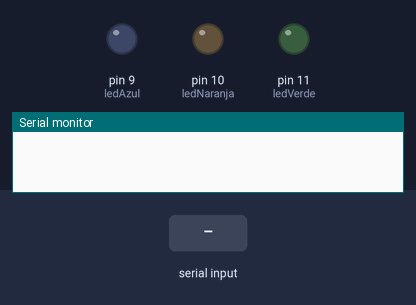
Bench run of a sketch on a simulated Arduino Uno, built with avr-gcc and run on an emulated ATmega328P. Parts: output pins drawn as LEDs (lit = HIGH), the last lines printed to the serial monitor. Dashed ring = blinking. The test bench sets the inputs (shaded band).

Above: at 1.2 s.
1.3 s: "BLINK\n" received over Serial
At 1.45 s:
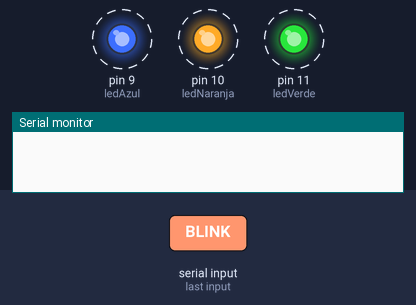
4.3 s: "AZUL_ON\n" received over Serial
At 5.5 s:
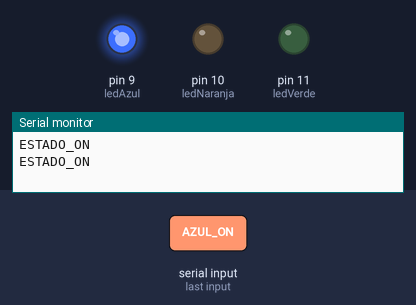
5.8 s: "NARANJA_ON\n" received over Serial
At 6.8 s:
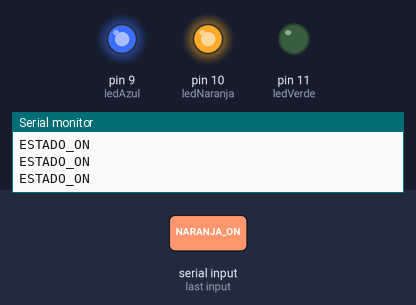
7.3 s: "AZUL_OFF\n" received over Serial
At 7.9 s:
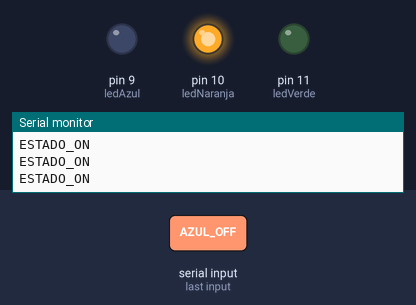
8.8 s: "PWM_90\n" received over Serial
At 10.0 s:
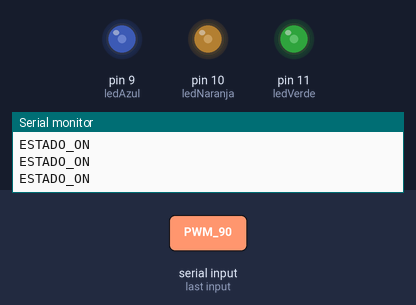
10.3 s: "ON_ALL\n" received over Serial
At 11.3 s:
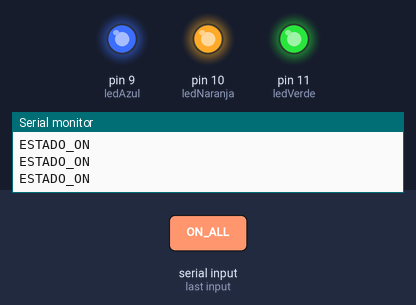
Timing chart, 0 to 12.8 s (numbered marks = the images above; inputs shaded):
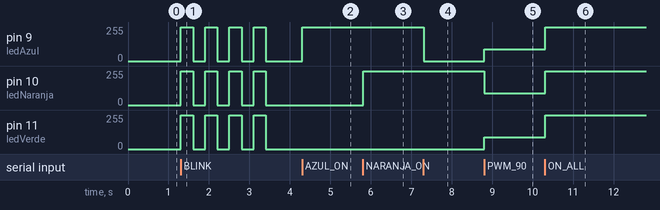

The sketch:

control_led.ino
```cpp
/*
  PROYECTO: CONTROL INDEPENDIENTE Y PWM TOTAL - Abrahm y Roland
  - LED Azul: Pin digital 9 (PWM)
  - LED Naranja: Pin digital 10 (PWM)
  - LED Verde: Pin digital 11 (PWM)
*/

const int ledAzul = 9;
const int ledNaranja = 10;
const int ledVerde = 11;

String mensaje = "";
bool parpadeando = false;

void setup() {
  pinMode(ledAzul, OUTPUT);
  pinMode(ledNaranja, OUTPUT);
  pinMode(ledVerde, OUTPUT);

  digitalWrite(ledAzul, LOW);
  digitalWrite(ledNaranja, LOW);
  digitalWrite(ledVerde, LOW);

  Serial.begin(9600);
}

void loop() {
  if (Serial.available() > 0) {
    mensaje = Serial.readStringUntil('\n');
    mensaje.trim();

    // Controles generales
    if (mensaje == "ON_ALL") {
      digitalWrite(ledAzul, HIGH);
      digitalWrite(ledNaranja, HIGH);
      digitalWrite(ledVerde, HIGH);
      Serial.println("ESTADO_ON");
    }
    else if (mensaje == "OFF_ALL" || mensaje == "STOP_BLINK") {
      digitalWrite(ledAzul, LOW);
      digitalWrite(ledNaranja, LOW);
      digitalWrite(ledVerde, LOW);
      Serial.println("ESTADO_OFF");
    }
    else if (mensaje == "BLINK") {
      // Parpadeo rápido de todos los LEDs
      for (int i = 0; i < 4; i++) {
        digitalWrite(ledAzul, HIGH);
        digitalWrite(ledNaranja, HIGH);
        digitalWrite(ledVerde, HIGH);
        delay(300);
        digitalWrite(ledAzul, LOW);
        digitalWrite(ledNaranja, LOW);
        digitalWrite(ledVerde, LOW);
        delay(300);
      }
      Serial.println("ESTADO_ON");
    }

    // Control individual: LED Azul (Pin 9)
    else if (mensaje == "AZUL_ON") {
      digitalWrite(ledAzul, HIGH);
      Serial.println("ESTADO_ON");
    }
    else if (mensaje == "AZUL_OFF") {
      digitalWrite(ledAzul, LOW);
    }

    // Control individual: LED Naranja (Pin 10)
    else if (mensaje == "NARANJA_ON") {
      digitalWrite(ledNaranja, HIGH);
      Serial.println("ESTADO_ON");
    }
    else if (mensaje == "NARANJA_OFF") {
      digitalWrite(ledNaranja, LOW);
    }

    // Control individual: LED Verde (Pin 11)
    else if (mensaje == "VERDE_ON") {
      digitalWrite(ledVerde, HIGH);
      Serial.println("ESTADO_ON");
    }
    else if (mensaje == "VERDE_OFF") {
      digitalWrite(ledVerde, LOW);
    }

    // Luminosidad PWM para TODOS los LEDs a la vez
    else if (mensaje.startsWith("PWM_")) {
      int valorPwm = mensaje.substring(4).toInt();
      analogWrite(ledAzul, valorPwm);
      analogWrite(ledNaranja, valorPwm);
      analogWrite(ledVerde, valorPwm);
      if (valorPwm > 0) {
        Serial.println("ESTADO_ON");
      } else {
        Serial.println("ESTADO_OFF");
      }
    }
  }
}
```

Measured:
- after the input at 1.3 s, pin 9 (ledAzul), pin 10 (ledNaranja), pin 11 (ledVerde): alternates 255/255 for 0.30 s and 0/255 for 0.30 s, 8 changes in all, then stays 0/255, starting at once
- after the input at 4.3 s, pin 9 (ledAzul): 0/255 → 255/255 at once
- after the input at 5.8 s, pin 10 (ledNaranja): 0/255 → 255/255 at once
- after the input at 7.3 s, pin 9 (ledAzul): 255/255 → 0/255 at once
- after the input at 8.8 s, pin 9 (ledAzul), pin 11 (ledVerde): 0/255 → 90/255 at once; pin 10 (ledNaranja): 255/255 → 90/255 at once
- after the input at 10.3 s, pin 9 (ledAzul), pin 10 (ledNaranja), pin 11 (ledVerde): 90/255 → 255/255 at once
